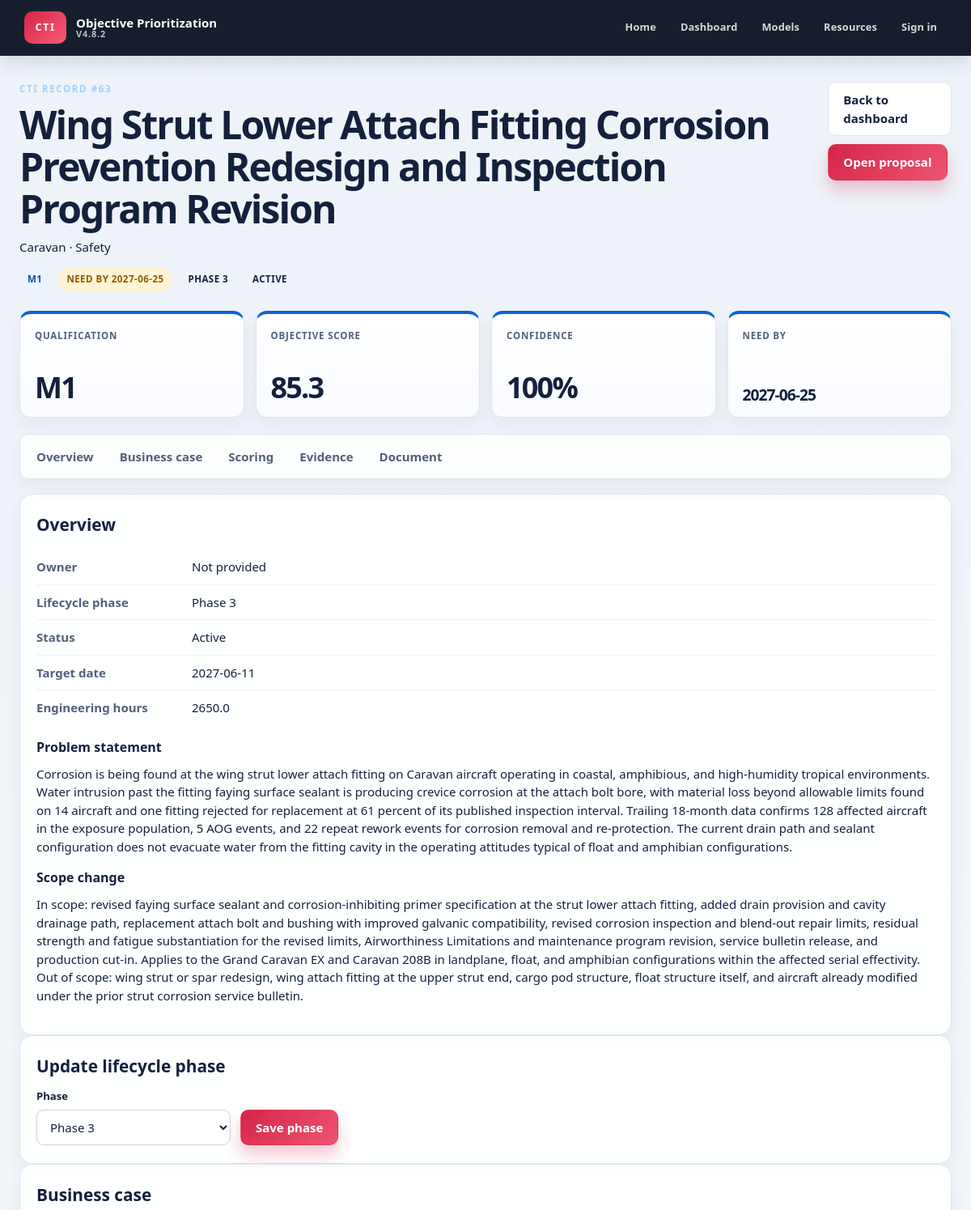
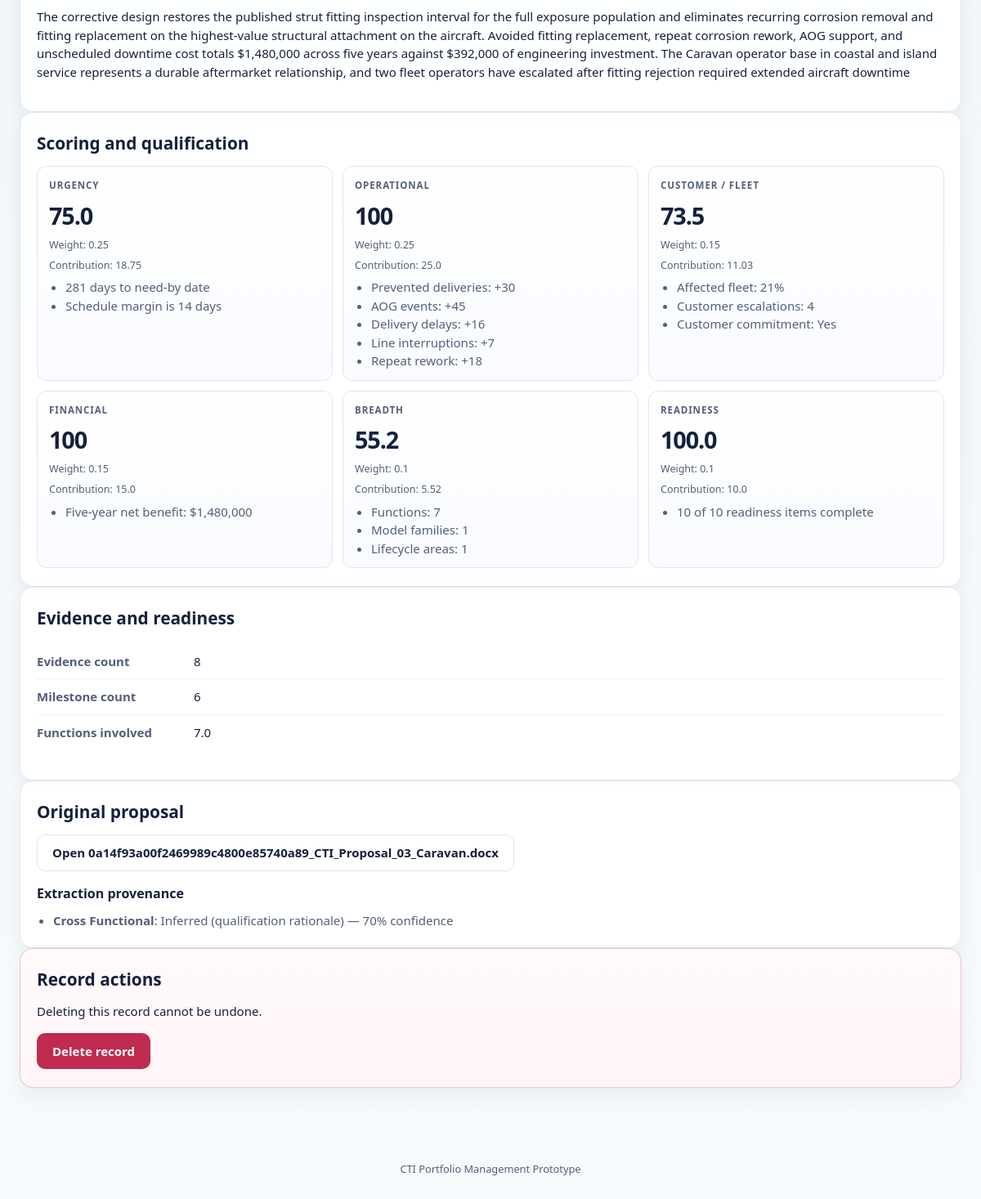
The page /project/63 on the database its author committed (2 pictures, top to bottom).
### tables this page shows
CREATE TABLE cti_projects (
    id INTEGER PRIMARY KEY AUTOINCREMENT,
    external_id TEXT,
    title TEXT NOT NULL,
    program TEXT,
    driver TEXT,
    phase TEXT,
    qualification TEXT NOT NULL DEFAULT 'D',
    status TEXT NOT NULL DEFAULT 'Active',
    ops REAL,
    confidence REAL,
    urgency REAL,
    operational REAL,
    customer_fleet REAL,
    financial REAL,
    breadth REAL,
    readiness REAL,
    need_by TEXT,
    target_date TEXT,
    engineering_hours REAL,
    five_year_npv REAL,
    functions_involved REAL,
    aog_events REAL,
    prevented_deliveries REAL,
    delivery_delays REAL,
    line_interruptions REAL,
    repeat_rework REAL,
    affected_fleet_pct REAL,
    evidence_count INTEGER NOT NULL DEFAULT 0,
    milestone_count INTEGER NOT NULL DEFAULT 0,
    problem_statement TEXT,
    business_case TEXT,
    source_file TEXT,
    source_type TEXT,
    template_version TEXT,
    warnings_json TEXT NOT NULL DEFAULT '[]',
    raw_data_json TEXT NOT NULL DEFAULT '{}',
    scoring_json TEXT NOT NULL DEFAULT '{}',
    confidence_json TEXT NOT NULL DEFAULT '{}',
    archived INTEGER NOT NULL DEFAULT 0,
    created_utc TEXT NOT NULL DEFAULT CURRENT_TIMESTAMP,
    modified_utc TEXT NOT NULL DEFAULT CURRENT_TIMESTAMP
, lifecycle_phase TEXT NOT NULL DEFAULT 'Phase 1', extraction_json TEXT NOT NULL DEFAULT '{}', scope_change TEXT, scoring_model_version TEXT, scored_utc TEXT);

### phase2/routes.py (the view)
@phase2_bp.get("/project/<int:project_id>")
def project(project_id):
    item = fetch_project(
        project_id
    )
    if not item:
        abort(404)
    for field in (
        "confidence_json",
        "scoring_json",
        "raw_data_json",
        "warnings_json",
        "extraction_json",
    ):
        value = item.get(field)
        if value:
            try:
                item[
                    field.replace(
                        "_json",
                        ""
                    )
                ] = json.loads(
                    value
                )
            except Exception:
                item[
                    field.replace(
                        "_json",
                        ""
                    )
                ] = {}
    return render_template(
        "phase2/project.html",
        project=item,
        lifecycle_phase_labels=LIFECYCLE_PHASE_LABELS,
        review_reasons=
            review_reasons(
                item
            )
    )

### phase2/analytics.py (called while the page is built)
def review_reasons(project):
    reasons = []
    if not project.get("need_by"):
        reasons.append(
            "Missing need-by date"
        )
    if not project.get("target_date"):
        reasons.append(
            "Missing target date"
        )
    confidence = project.get(
        "confidence"
    )
    if isinstance(
        confidence,
        dict
    ):
        confidence = confidence.get(
            "score"
        )
    try:
        if (
            confidence is not None
            and float(confidence) < 70
        ):
            reasons.append(
                "Confidence below 70"
            )
    except (
        ValueError,
        TypeError
    ):
        pass
    if int(
        project.get(
            "evidence_count",
            0
        )
    ) == 0:
        reasons.append(
            "No evidence IDs stored"
        )
    return reasons

### phase2/database.py (called while the page is built)
def database_path(app=None):
    app = app or current_app
    configured = app.config.get('CTI_DATABASE')
    path = Path(configured) if configured else Path(app.instance_path) / 'cti.db'
    path.parent.mkdir(parents=True, exist_ok=True)
    return path

def connect(app=None):
    conn = sqlite3.connect(database_path(app))
    conn.row_factory = sqlite3.Row
    conn.execute('PRAGMA foreign_keys = ON')
    conn.execute('PRAGMA journal_mode = WAL')
    return conn

@contextmanager
def connection(app=None):
    conn = connect(app)
    try:
        yield conn
        conn.commit()
    except Exception:
        conn.rollback()
        raise
    finally:
        conn.close()

def fetch_project(project_id):
    with connection() as conn:
        row = conn.execute('SELECT * FROM cti_projects WHERE id=?', (project_id,)).fetchone()
        return dict(row) if row else None

### phase2/templates/phase2/project.html (shortened to what this page needs)
{% extends "base.html" %}
{% block content %}
{% set confidence = project.confidence|default(project.confidence_score|default('', true), true) %}
{% set scoring = project.scoring|default({}, true) %}
{% set factors = scoring.get('factors', {}) if scoring is mapping else {} %}
<section class="page-heading">
  <div>
    <p class="eyebrow">CTI RECORD #{{ project.id|default('') }}</p>
    <h1>{{ project.title|default('Untitled CTI', true) }}</h1>
    <p>
      {{ project.program|default('', true) }}
      {% if project.driver|default('', true) %}
        · {{ project.driver }}
      {% endif %}
    </p>
    <div class="button-row" style="margin-top: 14px;">
      <span class="status-pill primary">{{ project.qualification|default(project.qualification_code|default('Not available', true), true) }}</span>
      {% if project.need_by|default('', true) %}
        <span class="status-pill warning">Need by {{ project.need_by }}</span>
      {% endif %}
      <span class="status-pill">{{ lifecycle_phase_labels.get(project.lifecycle_phase, project.lifecycle_phase or 'Phase 1') }}</span>
      <span class="status-pill">{{ project.status|default('Active', true) }}</span>
    </div>
  </div>
  <div class="button-row">
    <a class="button button-secondary" href="{{ url_for('phase2.dashboard') }}">
      Back to dashboard
    </a>
    {% if project.source_file|default('', true) %}
      <a
        class="button button-primary"
        href="{{ url_for('main.uploaded_file', filename=project.source_file) }}"
      >
        Open proposal
      </a>
    {% endif %}
  </div>
</section>
<section class="metric-grid">
  <article class="metric-card">
    <span>Qualification</span>
    <strong>{{ project.qualification|default(project.qualification_code|default('Not available', true), true) }}</strong>
  </article>
  <article class="metric-card">
    <span>Objective score</span>
    <strong>{{ project.ops|default(project.score|default('Not available', true), true) }}</strong>
  </article>
  <article class="metric-card">
    <span>Confidence</span>
    <strong>
      {% if confidence is mapping %}
        {{ confidence.get('score', 'Not available') }}{% if confidence.get('score') is not none %}%{% endif %}
      {% elif confidence != '' and confidence is not none %}
        {{ confidence }}%
      {% else %}
        Not available
      {% endif %}
    </strong>
  </article>
  <article class="metric-card">
    <span>Need by</span>
    <strong class="date-value">{{ project.need_by|default('Not provided', true) }}</strong>
  </article>
</section>
<nav class="record-tabs" aria-label="Record sections">
  <a href="#overview">Overview</a>
  <a href="#business">Business case</a>
  <a href="#scoring">Scoring</a>
  <a href="#evidence">Evidence</a>
  <a href="#document">Document</a>
</nav>
<section id="overview" class="panel">
  <h2>Overview</h2>
  <dl class="detail-list">
    <div>
      <dt>Owner</dt>
      <dd>{{ project.owner|default('Not provided', true) }}</dd>
    </div>
    <div>
      <dt>Lifecycle phase</dt>
      <dd>{{ lifecycle_phase_labels.get(project.lifecycle_phase, project.lifecycle_phase or 'Phase 1') }}</dd>
    </div>
    <div>
      <dt>Status</dt>
      <dd>{{ project.status|default('Active', true) }}</dd>
    </div>
    <div>
      <dt>Target date</dt>
      <dd>{{ project.target_date|default('Not provided', true) }}</dd>
    </div>
    <div>
      <dt>Engineering hours</dt>
      <dd>{{ project.engineering_hours|default('Not provided', true) }}</dd>
    </div>
  </dl>
  <h3>Problem statement</h3>
  <p class="pre-line">{{ project.problem_statement|default('Not provided', true) }}</p>
  <h3>Scope change</h3>
  <p class="pre-line">{{ project.scope_change|default('Not provided', true) }}</p>
</section>
<section class="panel">
  <h2>Update lifecycle phase</h2>
  <form method="post" action="{{ url_for('phase2.update_project_lifecycle_phase', project_id=project.id) }}" class="inline-form">
    <label class="field">
      <span>Phase</span>
      <select name="lifecycle_phase">
        {% for key, label in lifecycle_phase_labels.items() %}
        <option value="{{ key }}"{% if project.lifecycle_phase == key %} selected{% endif %}>{{ label }}</option>
        {% endfor %}
      </select>
    </label>
    <button class="button button-primary" type="submit">Save phase</button>
  </form>
</section>
<section id="business" class="panel">
  <h2>Business case</h2>
  <p class="pre-line">{{ project.business_case|default('Not provided', true) }}</p>
</section>
<section id="scoring" class="panel">
  <h2>Scoring and qualification</h2>
  {% if factors %}
    <div class="json-grid">
      {% for factor_key, factor in factors.items() %}
        <article class="score-card">
          <span>
            {% if factor is mapping %}
              {{ factor.get('label', factor_key|replace('_', ' ')|title) }}
            {% else %}
              {{ factor_key|replace('_', ' ')|title }}
            {% endif %}
          </span>
          <strong>
            {% if factor is mapping %}
              {{ factor.get('score', 'Not available') }}
            {% else %}
              {{ factor }}
            {% endif %}
          </strong>
          {% if factor is mapping and factor.get('weight') is not none %}
            <small>Weight: {{ factor.get('weight') }}</small>
          {% endif %}
          {% if factor is mapping and factor.get('contribution') is not none %}
            <small>Contribution: {{ factor.get('contribution') }}</small>
          {% endif %}
          {% if factor is mapping and factor.get('details', []) %}
            <ul class="clean-list">
              {% for detail in factor.get('details', []) %}
                <li>{{ detail }}</li>
              {% endfor %}
            </ul>
          {% endif %}
        </article>
      {% endfor %}
    </div>
  {% else %}
    <p>No scoring detail is available for this record.</p>
  {% endif %}
</section>
<section id="evidence" class="panel">
  <h2>Evidence and readiness</h2>
  <dl class="detail-list">
    <div>
      <dt>Evidence count</dt>
      <dd>{{ project.evidence_count|default('Not provided', true) }}</dd>
    </div>
    <div>
      <dt>Milestone count</dt>
      <dd>{{ project.milestone_count|default('Not provided', true) }}</dd>
    </div>
    <div>
      <dt>Functions involved</dt>
      <dd>{{ project.functions_involved|default('Not provided', true) }}</dd>
    </div>
  </dl>
</section>
<section id="document" class="panel">
  <h2>Original proposal</h2>
  {% if project.source_file|default('', true) %}
    <p>
      <a
        class="button button-secondary"
        href="{{ url_for('main.uploaded_file', filename=project.source_file) }}"
      >
        Open {{ project.original_file_name|default(project.source_file, true) }}
      </a>
    </p>
  {% else %}
    <p>No original proposal is linked to this record.</p>
  {% endif %}
  {% if project.extraction and project.extraction.fields %}
    <h3>Extraction provenance</h3>
    <ul class="clean-list">
      {% for field, metadata in project.extraction.fields.items() if metadata.status in ['inferred', 'conflict', 'missing'] %}
        <li><strong>{{ field|replace('_', ' ')|title }}</strong>: {{ metadata.status|title }}{% if metadata.location %} ({{ metadata.location }}){% endif %} — {{ metadata.confidence }}% confidence</li>
      {% endfor %}
    </ul>
  {% endif %}
</section>
<section class="panel danger-zone">
  <h2>Record actions</h2>
  <p>Deleting this record cannot be undone.</p>
  <form
    method="post"
    action="{{ url_for('phase2.delete_record', project_id=project.id) }}"
    onsubmit="return confirm('Delete this CTI record permanently?');"
  >
    <button class="button button-danger" type="submit">
      Delete record
    </button>
  </form>
</section>
{% endblock %}

### rows shown on the page
cti_projects: id "63", title "Wing Strut Lower Attach Fitting Corrosion Prevention Redesign and Inspection Program Revision", program "Caravan", driver "Safety", qualification "M1", need_by "2027-06-25", get "PHASE 3", status "ACTIVE", ops "85.3", get "Phase 3", status "Active", target_date "2027-06-11", engineering_hours "2650.0", problem_statement "Corrosion is being found at the wing strut lower attach fitting on Caravan aircraft operating in coastal, amphibious, and high-humidity tropical environments. Water intrusion past the fitting faying surface sealant is producing crevice corrosion at the attach bolt bore, with material loss beyond allowable limits found on 14 aircraft and one fitting rejected for replacement at 61 percent of its published inspection interval. Trailing 18-month data confirms 128 affected aircraft in the exposure population, 5 AOG events, and 22 repeat rework events for corrosion removal and re-protection. The current drain path and sealant configuration does not evacuate water from the fitting cavity in the…", scope_change "In scope: revised faying surface sealant and corrosion-inhibiting primer specification at the strut lower attach fitting, added drain provision and cavity drainage path, replacement attach bolt and bushing with improved galvanic compatibility, revised corrosion inspection and blend-out repair limits, residual strength and fatigue substantiation for the revised limits, Airworthiness Limitations and maintenance program revision, service bulletin release, and production cut-in. Applies to the Grand Caravan EX and Caravan 208B in landplane, float, and amphibian configurations within the affected serial effectivity. Out of scope: wing strut or spar redesign, wing attach fitting at the upper…", lifecycle_phase "Phase 3", business_case "The corrective design restores the published strut fitting inspection interval for the full exposure population and eliminates recurring corrosion removal and fitting replacement on the highest-value structural attachment on the aircraft. Avoided fitting replacement, repeat corrosion rework, AOG support, and unscheduled downtime cost totals $1,480,000 across five years against $392,000 of engineering investment. The Caravan operator base in coastal and island service represents a durable aftermarket relationship, and two fleet operators have escalated after fitting rejection required extended aircraft downtime", evidence_count "8", milestone_count "6", functions_involved "7.0", original_file_name "0a14f93a00f2469989c4800e85740a89_CTI_Proposal_03_Caravan.docx"

### other values the page prints
{{ confidence.get('score', 'Not available') }} "100"
{{ project.owner|default('Not provided', true) }} "Not provided"
{{ factor.get('label', factor_key|replace('_', ' ')|title) }} "URGENCY" "OPERATIONAL" "CUSTOMER / FLEET" "FINANCIAL" "BREADTH" "READINESS"
{{ factor.get('score', 'Not available') }} "75.0" "100" "73.5" "100" "55.2" "100.0"
{{ factor.get('weight') }} "0.25" "0.25" "0.15" "0.15" "0.1" "0.1"
{{ factor.get('contribution') }} "18.75" "25.0" "11.03" "15.0" "5.52" "10.0"
{{ detail }} "281 days to need-by date" "Schedule margin is 14 days" "Prevented deliveries: +30" "AOG events: +45" "Delivery delays: +16" "Line interruptions: +7" "Repeat rework: +18" "Affected fleet: 21%" "Customer escalations: 4" "Customer commitment: Yes" "Five-year net benefit: $1,480,000" "Functions: 7" "Model families: 1" "Lifecycle areas: 1" "10 of 10 readiness items complete"
{{ field|replace('_', ' ')|title }} "Cross Functional"
{{ metadata.status|title }} "Inferred"
{{ metadata.location }} "qualification rationale"
{{ metadata.confidence }} "70"
